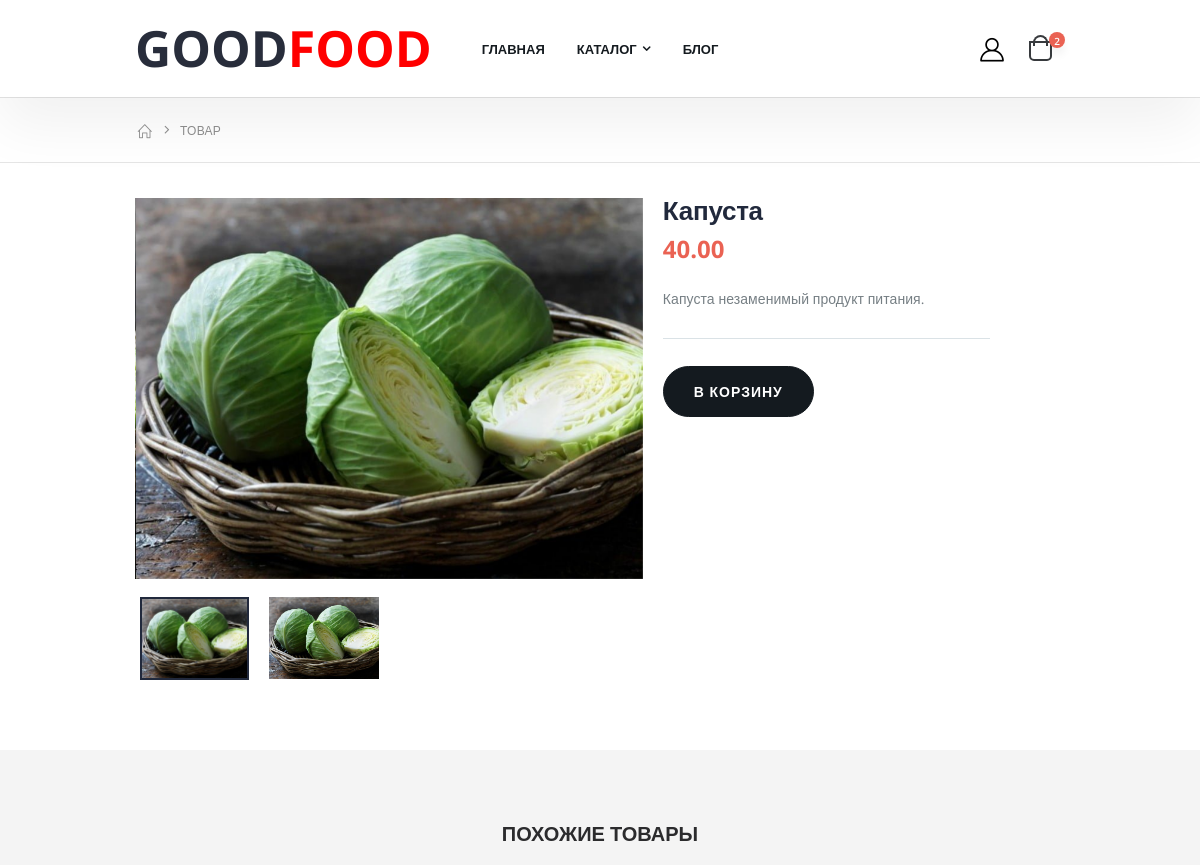
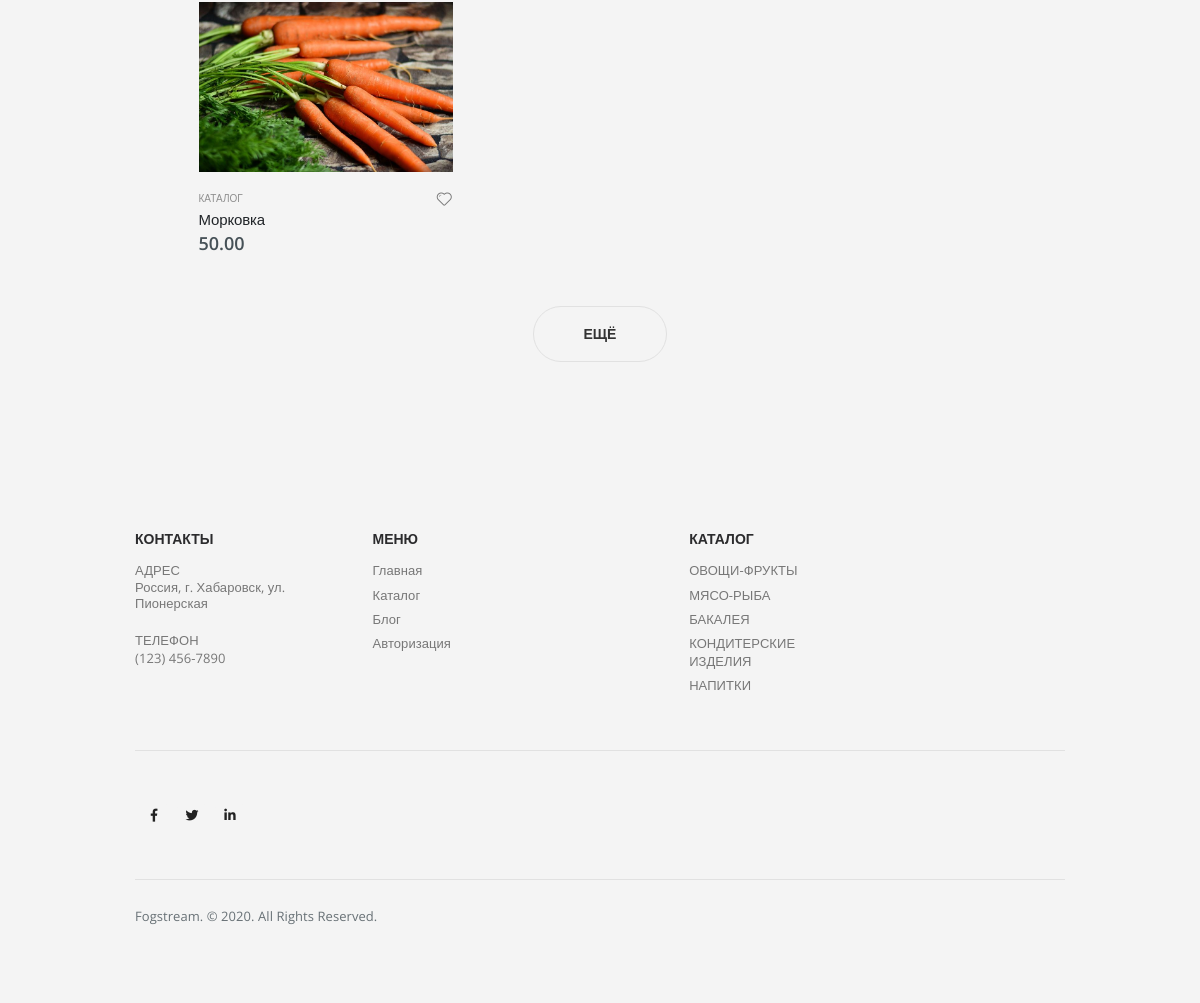
Screenshot of /product/2/ with the database file from the repository (2 pictures, top to bottom).
### shop/models.py (models this page shows, shortened)
class Image(models.Model):
    image = models.ImageField(upload_to='images')
    product = models.ForeignKey('Product', on_delete=models.CASCADE)

class Product(models.Model):
    name = models.CharField(max_length=30)
    price = models.DecimalField(decimal_places=2, max_digits=6)
    description = models.TextField()
    category = models.ForeignKey('Category', on_delete=models.CASCADE)
    chosen = models.BooleanField(default=False)
    slider = models.BooleanField(default=False)

### shop/views.py (the view)
# urls.py: path('product/<int:product_id>/', views.product, name='product'),
def product(request, product_id):
    product = Product.objects.get(id=product_id)
    similar_products = Product.objects.filter(category=product.category)\
        .exclude(id=product_id).order_by('chosen')
    return render(request, 'product.html', {'product': product,
                                            'similar_products': similar_products})

### templates/product.html (shortened to what this page needs)
{% extends "index.html" %}
{% load static %}
{% block content %}
        <main class="main">
            <nav aria-label="breadcrumb" class="breadcrumb-nav">
                <div class="container">
                    <ol class="breadcrumb">
                        <li class="breadcrumb-item"><a href="{% url 'shop:index' %}"><i class="icon-home"></i></a></li>
                        <li class="breadcrumb-item active" aria-current="page">ТОВАР</li>
                    </ol>
                </div>
            </nav>
            <div class="container">
                <div class="row row-sm">
                    <div class="col-lg-12">
                        <div class="product-single-container product-single-default">
                            <div class="row row-sm">
                                <div class="col-lg-7 col-md-6 product-single-gallery">
                                    <div class="product-slider-container product-item">
                                        <div class="product-single-carousel owl-carousel owl-theme">
                                            {% for element in product.image_set.all %}
                                            <div class="product-item">
                                                <img class="product-single-image" src="{{ element.image.url }}" data-zoom-image="{{ element.image.url }}"/>
                                            </div>
                                            {% endfor %}
                                        </div>
                                    </div>
                                    <div class="prod-thumbnail row owl-dots" id='carousel-custom-dots'>
                                        {% for element in product.image_set.all %}
                                        <div class="col-3 owl-dot">
                                            <img src="{{ element.image.url }}"/>
                                        </div>
                                        {% endfor %}
                                    </div>
                                </div>
                                <div class="col-md-6 col-lg-5-more">
                                    <div class="product-single-details">
                                        <h1 class="product-title">{{ product.name }}</h1>
                                        <div class="price-box">
                                            <span class="product-price">{{ product.price }}</span>
                                        </div>
                                        <div class="product-desc">
                                            <p>{{ product.description }}</p>
                                        </div>
                                        <div class="product-action">
                                            <a class="btn btn-dark" href="{% url 'shop:cart' product.id %}">в корзину</a>
                                        </div>
                                    </div>
                                </div>
                            </div>
                        </div>
                    </div>
                </div>
            </div>
            <div class="featured-section">
                <div class="container">
                    <div class="product-panel">
                        <h2 class="section-title">ПОХОЖИЕ ТОВАРЫ</h2>
                        <div class="row row-sm product-ajax-grid">
                            {% for element in similar_products %}
                            <div class="col-6 col-md-4">
                                <div class="product-default inner-quickview inner-icon">
                                    <figure>
                                        <a href="{% url 'shop:product' element.id %}">
                                            <img src="{{ element.image_set.first.image.url }}">
                                        </a>
                                        <div class="btn-icon-group">
                                            <a href="{% url 'shop:cart' element.id %}"><button class="btn-icon btn-add-cart" data-toggle="modal" data-target="#addCartModal"></button></a>
                                        </div>
                                    </figure>
                                    <div class="product-details">
                                        <div class="category-wrap">
                                            <div class="category-list">
                                                <a href="{% url 'shop:catalog' %}" class="product-category">Каталог</a>
                                            </div>
                                            <a href="#" class="btn-icon-wish"><i class="icon-heart"></i></a>
                                        </div>
                                        <h2 class="product-title">
                                            <a href="{% url 'shop:product' element.id %}">{{ element.name }}</a>
                                        </h2>
                                        <div class="price-box">
                                            <span class="product-price">{{ element.price }}</span>
                                        </div>
                                    </div>
                                </div>
                            </div>
                            {% endfor %}
                        </div>
                        <button class="btn-view-more">ЕЩЁ</button>
                    </div>
                </div>
            </div>
        </main>
{% endblock content %}

### rows the page displays
Image: image (picture)
Image: image (picture)
Product: name "Капуста", price "40.00", description "Капуста незаменимый продукт питания."
Product: image_set.first.image (picture), name "Морковка", price "50.00"
